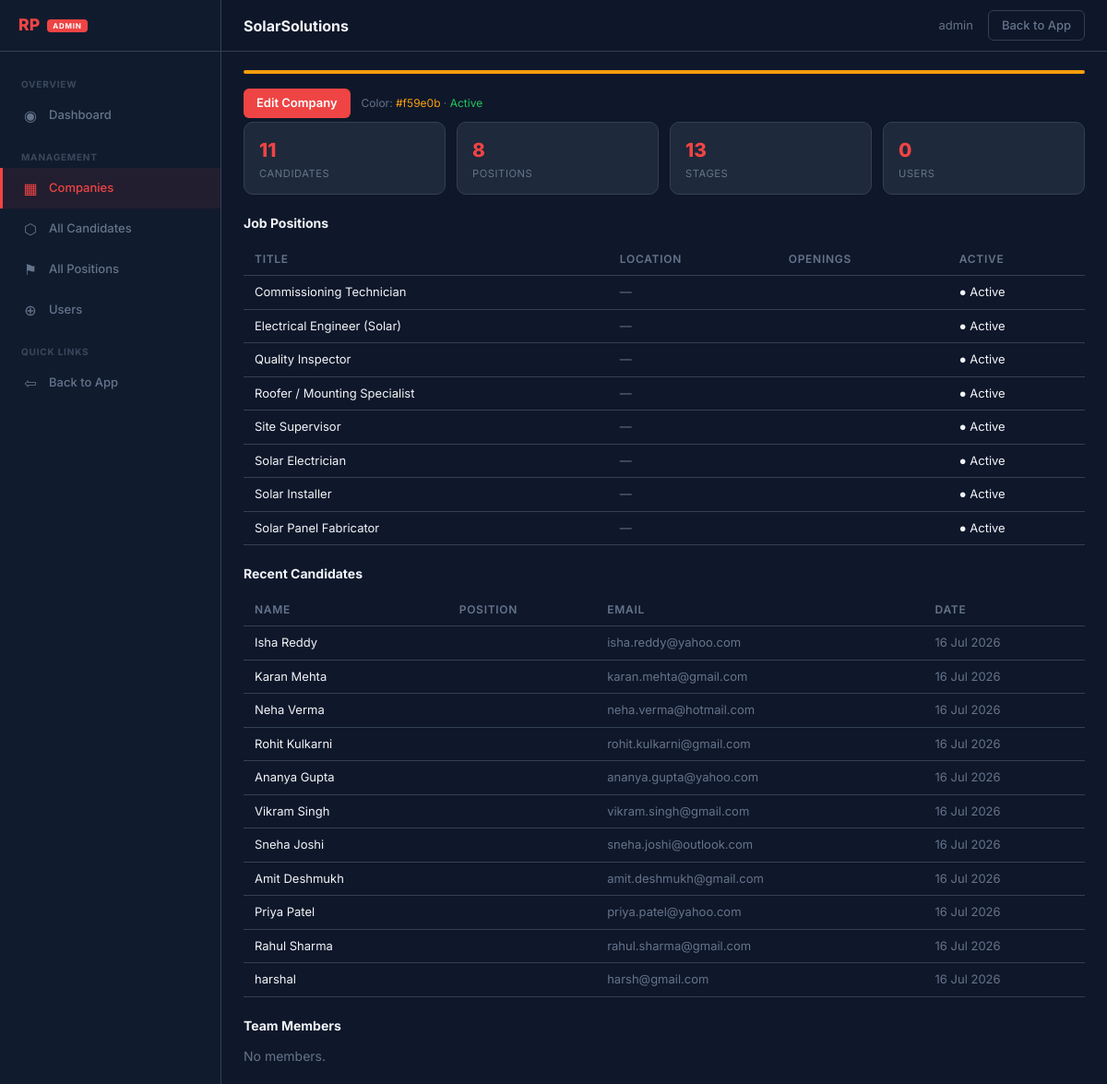
Screenshot of /adminpanel/companies/1/ (signed in) with the database file from the repository.
### api/models.py (models this page shows, shortened)
class Company(models.Model):
    name = models.CharField('Company Name', max_length=200)
    slug = models.SlugField('Slug', max_length=100, unique=True, help_text='Used in URL: /slug/...')
    brand_color = models.CharField('Brand Color', max_length=7, default='#f59e0b', help_text='Hex color for branding')
    logo_url = models.URLField('Logo URL', blank=True)
    logo = models.ImageField('Logo', upload_to='company_logos/', blank=True)
    is_active = models.BooleanField('Active', default=True)
    created_at = models.DateTimeField(auto_now_add=True)
    class Meta:
        verbose_name = 'Company'
        verbose_name_plural = 'Companies'

class JobPosition(models.Model):
    company = models.ForeignKey(Company, on_delete=models.CASCADE, related_name='job_positions')
    title = models.CharField('Job Title', max_length=200)
    description = models.TextField('Job Description', blank=True)
    base_salary = models.DecimalField('Base Salary ($)', max_digits=10, decimal_places=2, null=True, blank=True)
    hourly_rate = models.DecimalField('Per Hour ($)', max_digits=8, decimal_places=2, null=True, blank=True)
    location = models.CharField('Location', max_length=200, blank=True)
    requirements = models.TextField('Requirements', blank=True)
    is_active = models.BooleanField('Active', default=True)
    created_at = models.DateTimeField(auto_now_add=True)
    class Meta:
        ordering = ['title']
        unique_together = ('company', 'title')
        verbose_name = 'Job Position'
        verbose_name_plural = 'Job Positions'

class Application(models.Model):
    company = models.ForeignKey(Company, on_delete=models.CASCADE, related_name='applications')
    full_name = models.CharField('Full Name', max_length=200)
    email = models.EmailField('Email Address')
    phone = models.CharField('Phone Number', max_length=30)
    position = models.CharField('Position', max_length=200)
    experience = models.PositiveIntegerField('Years of Experience')
    resume = models.FileField('Resume / CV', upload_to='resumes/', blank=True, null=True)
    cover_letter = models.TextField('Why join us?')
    status = models.CharField('Status', max_length=30, default='new')
    submitted_at = models.DateTimeField('Submitted', auto_now_add=True)
    class Meta:
        ordering = ['-submitted_at']
        verbose_name = 'Application'
        verbose_name_plural = 'Applications'

### adminpanel/views.py (the view)
# urls.py: path('adminpanel/companies/<int:pk>/', admin_views.super_company_detail, name='super_company_detail'),
@super_login_required
def super_company_detail(request, pk):
    company = get_object_or_404(Company, pk=pk)
    candidates = Application.objects.filter(company=company).order_by('-submitted_at')[:20]
    positions = JobPosition.objects.filter(company=company)
    members = UserProfile.objects.filter(company=company).select_related('user')
    stats = {
        'candidates': Application.objects.filter(company=company).count(),
        'positions': JobPosition.objects.filter(company=company).count(),
        'stages': Stage.objects.filter(company=company).count(),
        'members': members.count(),
    }
    return render(request, 'adminpanel/super/company_detail.html', {
        'company': company,
        'candidates': candidates,
        'positions': positions,
        'members': members,
        'stats': stats,
    })

### adminpanel/views.py (called while the page is built)
def super_login_required(view_func):
    @wraps(view_func)
    def wrapper(request, *args, **kwargs):
        if not request.user.is_authenticated:
            return redirect('landing')
        if not request.user.is_superuser:
            raise Http404('Super admin access required')
        return view_func(request, *args, **kwargs)
    return wrapper

### adminpanel/templates/adminpanel/super/company_detail.html (shortened to what this page needs)
{% extends 'adminpanel/super/super_base.html' %}
{% block page_title %}{{ company.name }}{% endblock %}
{% block content %}
<div class="brand-bar" style="background: {{ company.brand_color }};"></div>
<div style="display: flex; align-items: center; gap: 12px; margin-bottom: 4px;">
  <a href="{% url 'super_company_edit' pk=company.id %}" style="padding: 6px 14px; background: var(--color-primary); color: #fff; border-radius: 6px; font-weight: 600; font-size: 0.8125rem;">Edit Company</a>
  <span style="font-size: 0.75rem; color: var(--color-text-muted);">Color: <span style="color: {{ company.brand_color }};">{{ company.brand_color }}</span> &middot; {% if company.is_active %}<span style="color: #22c55e;">Active</span>{% else %}<span style="color: var(--color-text-muted);">Inactive</span>{% endif %}</span>
</div>
<div class="grid">
  <div class="mini-card"><div class="num">{{ stats.candidates }}</div><div class="label">Candidates</div></div>
  <div class="mini-card"><div class="num">{{ stats.positions }}</div><div class="label">Positions</div></div>
  <div class="mini-card"><div class="num">{{ stats.stages }}</div><div class="label">Stages</div></div>
  <div class="mini-card"><div class="num">{{ stats.members }}</div><div class="label">Users</div></div>
</div>
<div class="stat-card">
  <div class="section-title">Job Positions</div>
  {% if positions %}
  <table>
    <thead><tr><th>Title</th><th>Location</th><th>Openings</th><th>Active</th></tr></thead>
    <tbody>
      {% for p in positions %}
      <tr><td>{{ p.title }}</td><td style="color: var(--color-text-muted);">{{ p.location|default:'—' }}</td><td>{{ p.openings }}</td><td>{% if p.is_active %}● Active{% else %}○ Inactive{% endif %}</td></tr>
      {% endfor %}
    </tbody>
  </table>
  {% else %}<p style="color: var(--color-text-muted);">No positions.</p>{% endif %}
</div>
<div class="stat-card">
  <div class="section-title">Recent Candidates</div>
  {% if candidates %}
  <table>
    <thead><tr><th>Name</th><th>Position</th><th>Email</th><th>Date</th></tr></thead>
    <tbody>
      {% for app in candidates %}
      <tr><td>{{ app.full_name }}</td><td>{{ app.position_name }}</td><td style="color: var(--color-text-muted);">{{ app.email }}</td><td style="color: var(--color-text-muted);">{{ app.submitted_at|date:"d M Y" }}</td></tr>
      {% endfor %}
    </tbody>
  </table>
  {% else %}<p style="color: var(--color-text-muted);">No candidates yet.</p>{% endif %}
</div>
<div class="stat-card">
  <div class="section-title">Team Members</div>
  {% if members %}
  <table>
    <thead><tr><th>Username</th><th>Role</th><th>Superuser</th></tr></thead>
    <tbody>
      {% for m in members %}
      <tr><td>{{ m.user.username }}</td><td class="member-role">{{ m.role|title }}</td><td>{% if m.user.is_superuser %}★ Yes{% else %}—{% endif %}</td></tr>
      {% endfor %}
    </tbody>
  </table>
  {% else %}<p style="color: var(--color-text-muted);">No members.</p>{% endif %}
</div>
{% endblock %}

### adminpanel/templates/adminpanel/super/super_base.html (shortened to what this page needs)
<!doctype html>
<html lang="en">
<head>
</head>
<body>
  <div class="sidebar">
    <div class="sidebar-logo">
      RP<span class="badge">Admin</span>
    </div>
    <nav class="sidebar-nav">
      <div class="nav-label">Overview</div>
      <a href="{% url 'super_dashboard' %}" class="{% if request.resolver_match.url_name == 'super_dashboard' %}active{% endif %}">
        <span class="nav-icon">◉</span> Dashboard
      </a>
      <div class="nav-label">Management</div>
      <a href="{% url 'super_companies' %}" class="{% if request.resolver_match.url_name == 'super_companies' or request.resolver_match.url_name == 'super_company_detail' or request.resolver_match.url_name == 'super_company_edit' or request.resolver_match.url_name == 'super_company_create' %}active{% endif %}">
        <span class="nav-icon">▦</span> Companies
      </a>
      <a href="{% url 'super_candidates' %}" class="{% if request.resolver_match.url_name == 'super_candidates' %}active{% endif %}">
        <span class="nav-icon">⬡</span> All Candidates
      </a>
      <a href="{% url 'super_positions' %}" class="{% if request.resolver_match.url_name == 'super_positions' %}active{% endif %}">
        <span class="nav-icon">⚑</span> All Positions
      </a>
      <a href="{% url 'super_users' %}" class="{% if request.resolver_match.url_name == 'super_users' or request.resolver_match.url_name == 'super_user_create' %}active{% endif %}">
        <span class="nav-icon">⊕</span> Users
      </a>
      <div class="nav-label">Quick Links</div>
      <a href="{% url 'landing' %}">
        <span class="nav-icon">⇦</span> Back to App
      </a>
    </nav>
  </div>
  <div class="header">
    <div class="header-title">{% block page_title %}Super Admin{% endblock %}</div>
    <div class="header-right">
      <span>{{ user.get_username }}</span>
      <a href="{% url 'landing' %}">Back to App</a>
    </div>
  </div>
  <div class="main">
    <div class="main-content">
      {% block content %}{% endblock %}
    </div>
  </div>
</body>
</html>

### adminpanel/templates/adminpanel/super/super_base.html (style rules this page uses)
* { box-sizing: border-box; margin: 0; padding: 0; }
:root { --color-primary: #ef4444; --color-bg: #0f172a; --color-bg-card: #1e293b; --color-bg-sidebar: #111b2e; --color-border: #334155; --color-text: #f1f5f9; --color-text-muted: #64748b; --color-hover: #1e293b; --radius: 10px; --sidebar-w: 240px; --header-h: 56px; }
html, body { height: 100%; }
body { font-family: 'Inter', system-ui, sans-serif; background: var(--color-bg); color: var(--color-text); line-height: 1.5; font-size: 0.875rem; }
a { text-decoration: none; color: inherit; }
.header { position: fixed; top: 0; left: var(--sidebar-w); right: 0; height: var(--header-h); display: flex; align-items: center; justify-content: space-between; padding: 0 24px; border-bottom: 1px solid var(--color-border); background: rgba(15,23,42,0.85); backdrop-filter: blur(12px); z-index: 20; }
.header-title { font-weight: 700; font-size: 1rem; }
.header-right { display: flex; align-items: center; gap: 16px; }
.header-right span { color: var(--color-text-muted); font-size: 0.8125rem; }
.header-right a { padding: 6px 14px; font-size: 0.8125rem; font-family: inherit; font-weight: 500; color: var(--color-text-muted); background: transparent; border: 1px solid var(--color-border); border-radius: 6px; cursor: pointer; transition: 0.15s; }
.sidebar { position: fixed; top: 0; left: 0; width: var(--sidebar-w); height: 100%; background: var(--color-bg-sidebar); border-right: 1px solid var(--color-border); display: flex; flex-direction: column; z-index: 30; }
.sidebar-logo { height: var(--header-h); display: flex; align-items: center; padding: 0 20px; font-size: 1.1rem; font-weight: 800; color: var(--color-primary); border-bottom: 1px solid var(--color-border); gap: 8px; }
.sidebar-logo .badge { font-size: 0.5rem; font-weight: 700; text-transform: uppercase; letter-spacing: 0.1em; background: var(--color-primary); color: #fff; padding: 1px 6px; border-radius: 4px; }
.sidebar-nav { flex: 1; padding: 12px 0; overflow-y: auto; }
.sidebar-nav a, .sidebar-nav .nav-label { display: flex; align-items: center; gap: 10px; padding: 10px 20px; font-size: 0.8125rem; font-weight: 500; color: var(--color-text-muted); transition: 0.15s; border-left: 3px solid transparent; }
.sidebar-nav a.active { color: var(--color-primary); background: rgba(239,68,68,0.08); border-left-color: var(--color-primary); }
.sidebar-nav .nav-icon { width: 20px; text-align: center; font-size: 1rem; }
.sidebar-nav .nav-label { font-size: 0.625rem; font-weight: 700; text-transform: uppercase; letter-spacing: 0.08em; color: var(--color-text-muted); padding-top: 16px; padding-bottom: 4px; opacity: 0.5; }
.main { margin-left: var(--sidebar-w); padding-top: var(--header-h); min-height: 100vh; }
.main-content { padding: 20px 24px; }

### adminpanel/templates/adminpanel/super/company_detail.html (style rules this page uses)
.grid { display: grid; grid-template-columns: repeat(auto-fit, minmax(180px, 1fr)); gap: 12px; margin-bottom: 20px; }
.mini-card { background: var(--color-bg-card); border: 1px solid var(--color-border); border-radius: var(--radius); padding: 14px 16px; }
.mini-card .num { font-size: 1.3rem; font-weight: 800; color: var(--color-primary); }
.mini-card .label { font-size: 0.7rem; color: var(--color-text-muted); text-transform: uppercase; letter-spacing: 0.05em; margin-top: 2px; }
.section-title { font-weight: 700; font-size: 0.875rem; margin-bottom: 12px; margin-top: 20px; }
table { width: 100%; border-collapse: collapse; font-size: 0.8125rem; }
th { text-align: left; padding: 8px 12px; color: var(--color-text-muted); font-weight: 600; font-size: 0.75rem; text-transform: uppercase; letter-spacing: 0.06em; border-bottom: 1px solid var(--color-border); }
td { padding: 8px 12px; border-bottom: 1px solid var(--color-border); }
.brand-bar { height: 4px; border-radius: 2px; margin-bottom: 16px; }

### rows the page displays
Company: name "SolarSolutions", brand_color "#f59e0b"
JobPosition: title "Commissioning Technician", location "—", is_active "● Active"
JobPosition: title "Electrical Engineer (Solar)", location "—", is_active "● Active"
JobPosition: title "Quality Inspector", location "—", is_active "● Active"
JobPosition: title "Roofer / Mounting Specialist", location "—", is_active "● Active"
JobPosition: title "Site Supervisor", location "—", is_active "● Active"
JobPosition: title "Solar Electrician", location "—", is_active "● Active"
JobPosition: title "Solar Installer", location "—", is_active "● Active"
JobPosition: title "Solar Panel Fabricator", location "—", is_active "● Active"
Application: full_name "Isha Reddy", email "isha.reddy@yahoo.com", submitted_at "16 Jul 2026"
Application: full_name "Karan Mehta", email "karan.mehta@gmail.com", submitted_at "16 Jul 2026"
Application: full_name "Neha Verma", email "neha.verma@hotmail.com", submitted_at "16 Jul 2026"
Application: full_name "Rohit Kulkarni", email "rohit.kulkarni@gmail.com", submitted_at "16 Jul 2026"
Application: full_name "Ananya Gupta", email "ananya.gupta@yahoo.com", submitted_at "16 Jul 2026"
Application: full_name "Vikram Singh", email "vikram.singh@gmail.com", submitted_at "16 Jul 2026"
Application: full_name "Sneha Joshi", email "sneha.joshi@outlook.com", submitted_at "16 Jul 2026"
Application: full_name "Amit Deshmukh", email "amit.deshmukh@gmail.com", submitted_at "16 Jul 2026"
Application: full_name "Priya Patel", email "priya.patel@yahoo.com", submitted_at "16 Jul 2026"
Application: full_name "Rahul Sharma", email "rahul.sharma@gmail.com", submitted_at "16 Jul 2026"
Application: full_name "harshal", email "harsh@gmail.com", submitted_at "16 Jul 2026"

### other values shown
{{ user.get_username }} "admin"
{{ stats.candidates }} "11"
{{ stats.positions }} "8"
{{ stats.stages }} "13"
{{ stats.members }} "0"
